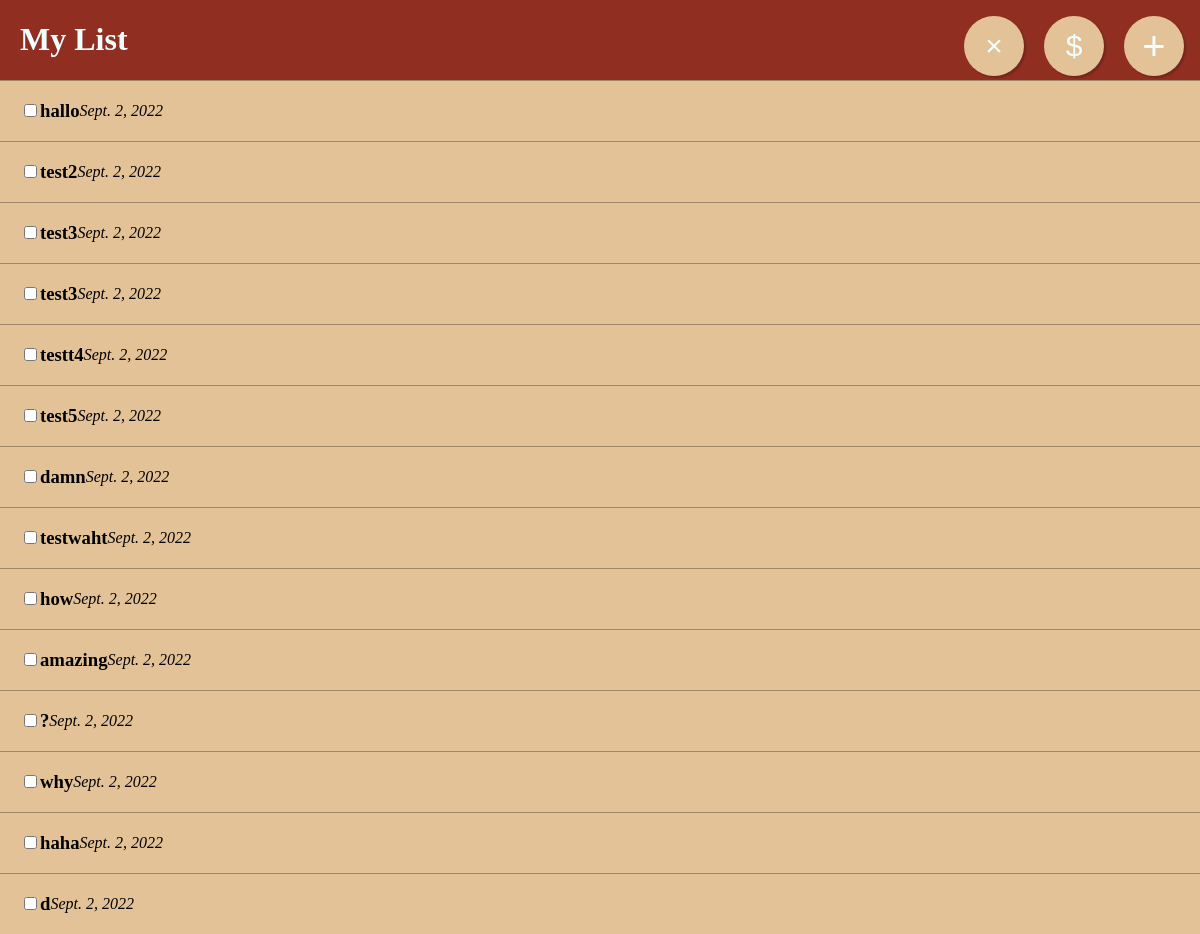
Page /mylist on the earlier database version.
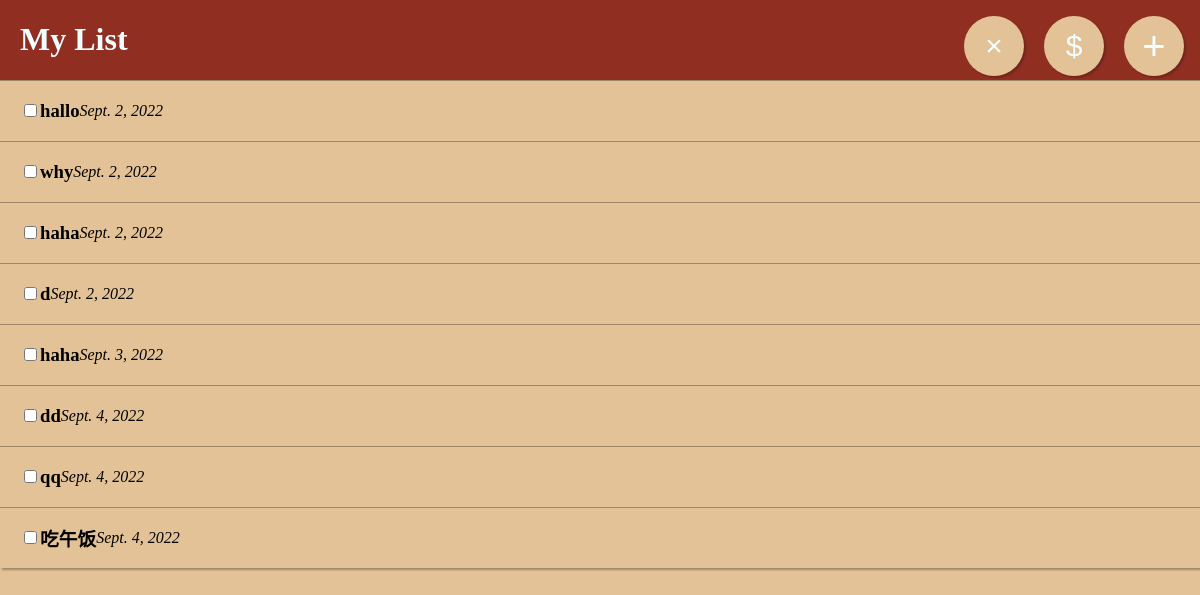
Same page on the later database version.
### mylist/models.py (models this page shows, shortened)
class ListItem(models.Model):
    name = models.CharField(max_length=200)
    context = models.CharField(max_length=400)
    time = models.DateField(default=date.today)
    done = models.BooleanField(default=False)

### mylist/views.py (the view, shortened to what this page needs)
# urls.py: path('',include('mylist.urls')),
def mylist(req):
    print('mylist ')
    all_items = ListItem.objects.all()
    return render(req, 'list.html',{'all_items':all_items})

### mylist/templates/list.html (shortened to what this page needs)
<!DOCTYPE html>
<html lang="en">
<head>
</head>
<body>
    <header>
        <h1>
        My List
        </h1>
    </header>
        {% for row in all_items %}
            {% if row.done %}
            <div class="list-item" style="background-color: rgb(224, 165, 87);">
            <input type="checkbox" id="single_task"  name="single_task" checked  ><h3>{{ row.context }} </h3>    <i>{{row.time}}</i>
            </div>
            {% else %}
            <div class="list-item">
            <input type="checkbox" id="single_task" name="single_task"><h3>{{ row.context }} </h3>    <i>{{row.time}}</i>
            </div>
            {% endif %}
        {% endfor %}
        <button id="add">
            +
        </button>
        <button id="choosen">
            $
        </button>
        <button id="delete">
            ×
        </button>
</body>
</html>

### mylist/templates/list.html (style rules this page uses)
body { background-color: rgba(227,194,151,1); margin: 0; }
header { background-color: rgba(144,46,34,1); display: flex; padding-left:20px; box-shadow: 2px 2px 2px rgba(0,0,0,0.2); color: azure; }
button { height: 60px; width: 60px; border-radius: 50%; box-shadow: 2px 2px 2px rgba(0,0,0,0.2); border: unset; background-color:rgba(227,194,151,1) ; font-size: 40px; color: azure; position: absolute; right: 16px; top: 16px; cursor:pointer; }
.list-item { background-color:rgb(227, 194, 151); height: 60px; box-shadow: 2px 2px 2px rgba(0,0,0,0.31); padding-left: 20px; display: flex; align-items: center; border-top: 1px solid rgba(0,0,0,0.3); }
#choosen { margin-right: 080px; font-size: 30px; text-align: center; vertical-align:middle; }
#delete { margin-right: 160px; font-size: 30px; text-align: center; vertical-align:middle; }

Differences in the rows shown:
removed ListItem: context "test2", time "Sept. 2, 2022"
removed ListItem: context "test3", time "Sept. 2, 2022"
removed ListItem: context "test3", time "Sept. 2, 2022"
removed ListItem: context "testt4", time "Sept. 2, 2022"
removed ListItem: context "test5", time "Sept. 2, 2022"
removed ListItem: context "damn", time "Sept. 2, 2022"
removed ListItem: context "testwaht", time "Sept. 2, 2022"
removed ListItem: context "how", time "Sept. 2, 2022"
removed ListItem: context "amazing", time "Sept. 2, 2022"
removed ListItem: context "?", time "Sept. 2, 2022"
added ListItem: context "haha", time "Sept. 3, 2022"
added ListItem: context "dd", time "Sept. 4, 2022"
added ListItem: context "qq", time "Sept. 4, 2022"
added ListItem: context "吃午饭", time "Sept. 4, 2022"
